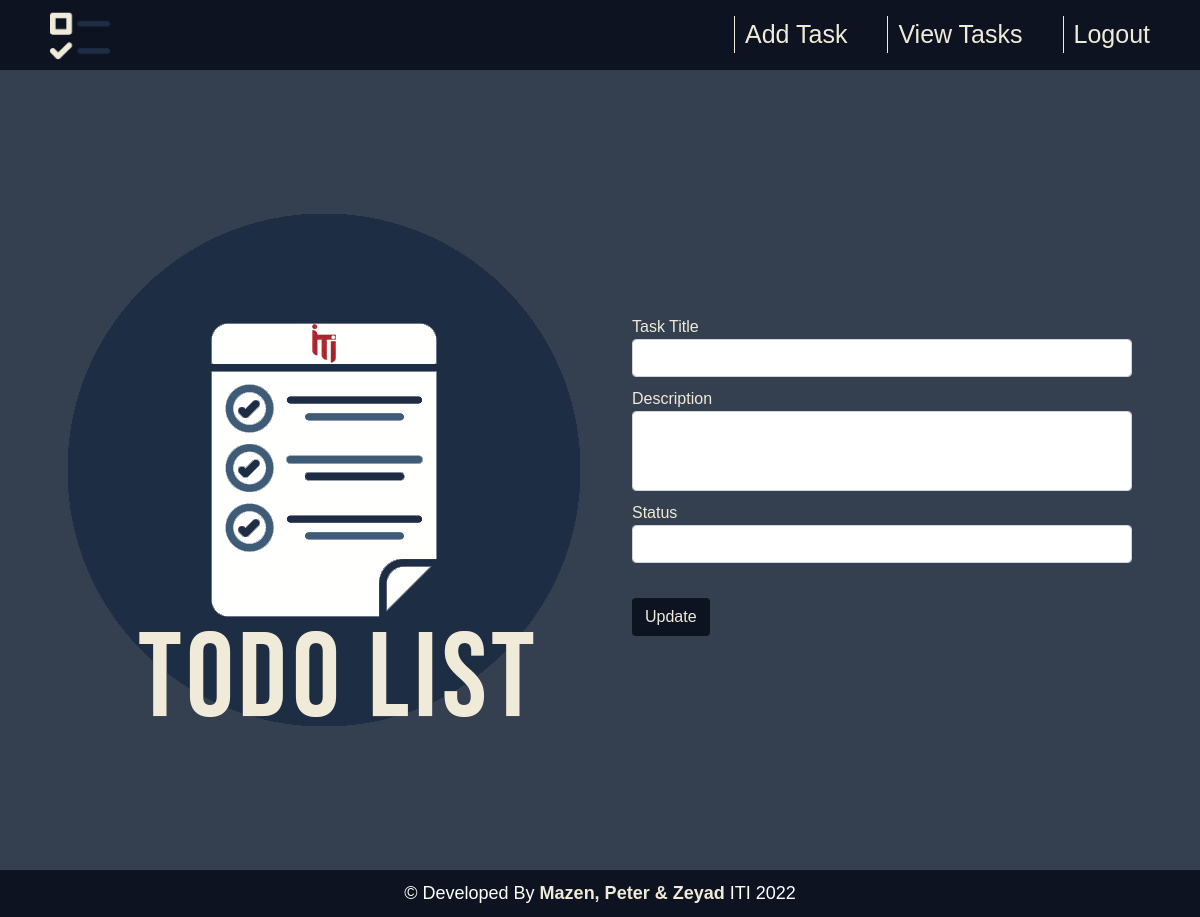
Page /updateTask/28 (signed in) on the earlier database version.
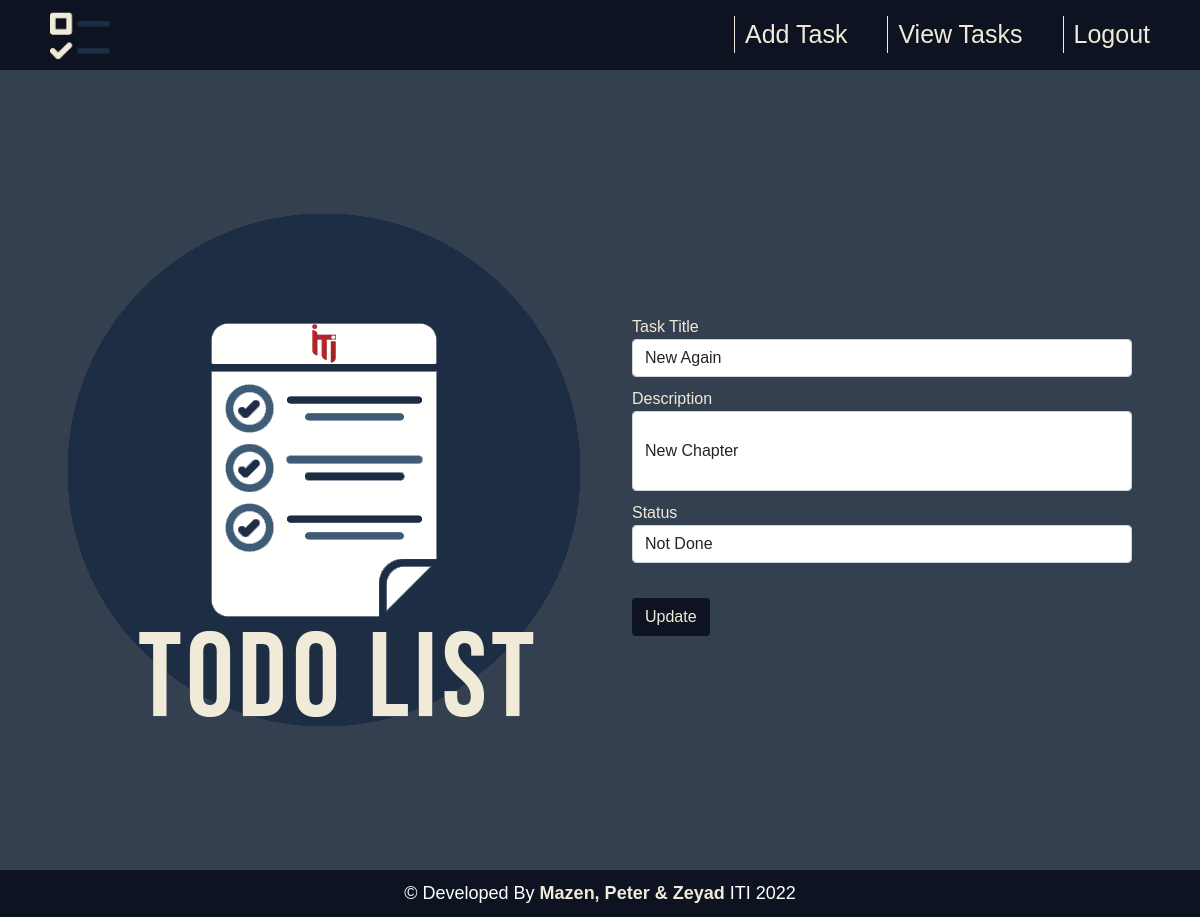
Same page on the later database version.
### tables this page shows
CREATE TABLE "Task" (
                            Task_id INTEGER PRIMARY KEY AUTOINCREMENT,
                            Title   TEXT UNIQUE NOT NULL,
                            Describtion TEXT UNIQUE NOT NULL,
                            Status TEXT NOT NULL,
                            User_id INTEGER);

### app.py (the view)
@app.route("/updateTask/<int:id>", methods=['GET', 'POST'])
def updateTask(id=None):
    if request.method == "POST":
        taskTitle = request.form['title']
        description = request.form['description']
        status = request.form['status']
        update_task(taskTitle,description,status,id)
        return redirect(url_for('viewTasks'))
    task = retreive_task(id)
    return render_template('updateTask.html',task=task)

### app.py (called while the page is built)
@app.before_request
def before_request():
    g.user = None
    if 'user_id' in session:
        all_users = retreive_users()
        user = [x for x in all_users if x['User_id'] == session['user_id']][0]
        g.user = user

### db.py (called while the page is built)
def get_db():
    db = sqlite3.connect('TodoDB.sqlite',
                         detect_types=sqlite3.PARSE_DECLTYPES
                         )
    db.row_factory = sqlite3.Row
    return db

def retreive_users():
    connection = get_db().cursor()
    connection.execute("select * from User;")
    data = connection.fetchall()
    close_db(connection)
    return data

def retreive_task(id):
    connection = get_db().cursor()
    connection.execute(
        f"select * from Task WHERE task_id={id}")
    data = connection.fetchone()
    close_db(connection)
    return data

### templates/updateTask.html (shortened to what this page needs)
{% extends 'home-base.html' %}
{% block style %}
<link rel="stylesheet" href="../static/css/shared.css">
<link rel="stylesheet" href="../static/css/update-task.css">
{% endblock %}
{% block content %}
<div class="container">
    <div class="content">
        <img src="../static/images/logo-img.png" class="logo" alt="">
        <form method="POST">
            <div class="form-group">
                <label for="exampleInputEmail1">Task Title</label>
                <input name="title" value="{{task.Title}}" type="text" class="form-control" id="exampleInputEmail1"
                    aria-describedby="emailHelp" required="required">
            </div>
            <div class="form-group">
                <label for="exampleInputEmail1">Description</label>
                <input name="description" value="{{task.Describtion}}" type="text" class="form-control" id="exampleInputEmail1"
                    aria-describedby="emailHelp" style="height:10vh ;" required="required">
            </div>
            <div class="form-group">
                <label for="exampleInputEmail1">Status</label>
                <input name="status" value="{{task.status}}" type="text" class="form-control" id="exampleInputEmail1"
                    aria-describedby="emailHelp" required="required">
            </div>
            <button type="submit" class="btn">Update</button>
        </form>
    </div>
</div>
{% endblock %}

Differences in the rows shown:
added Task: title "New Again", description "New Chapter", status "Not Done"
